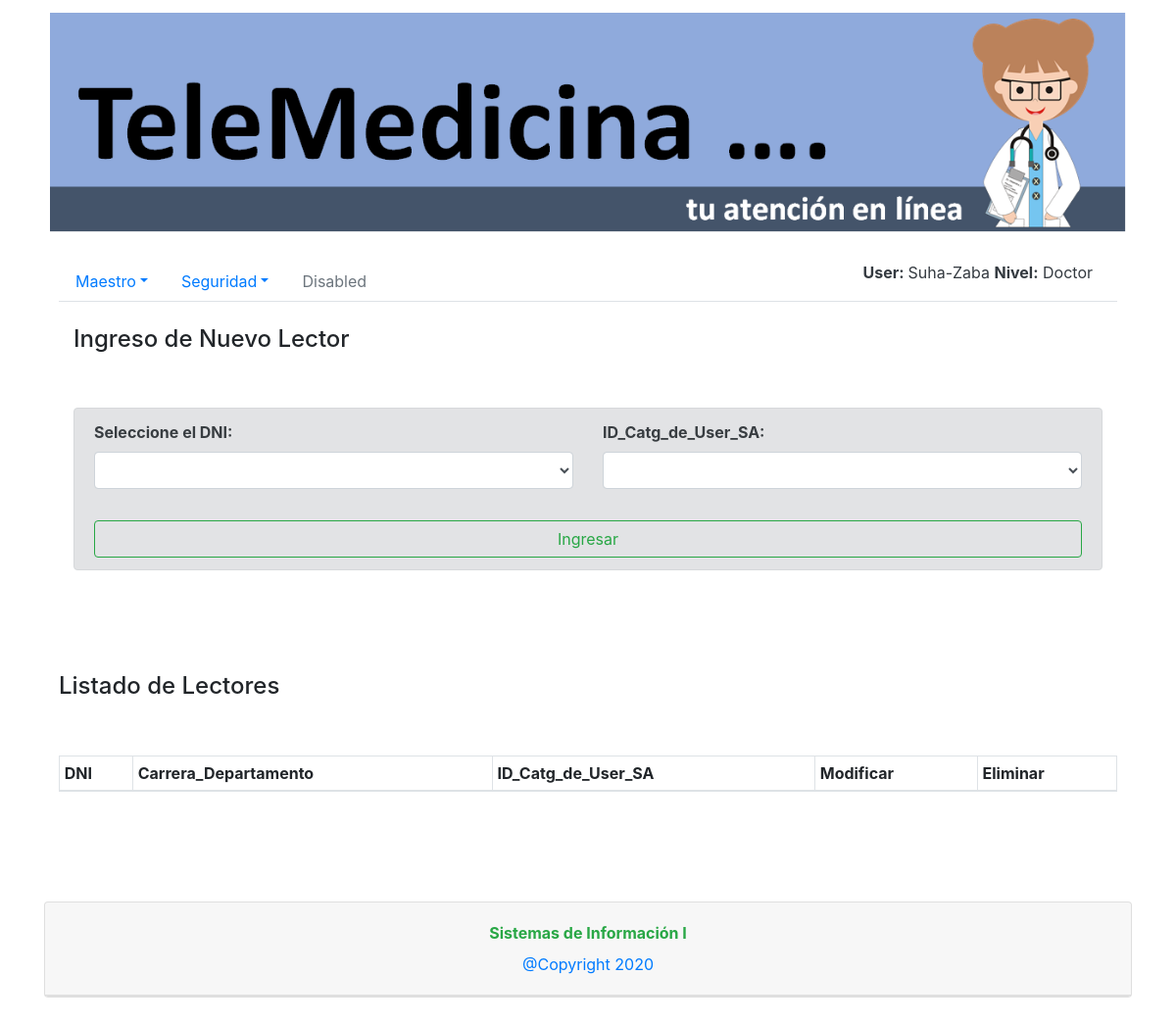
The page /?controller=Lector&action=IngresarLector on the database as committed earlier.
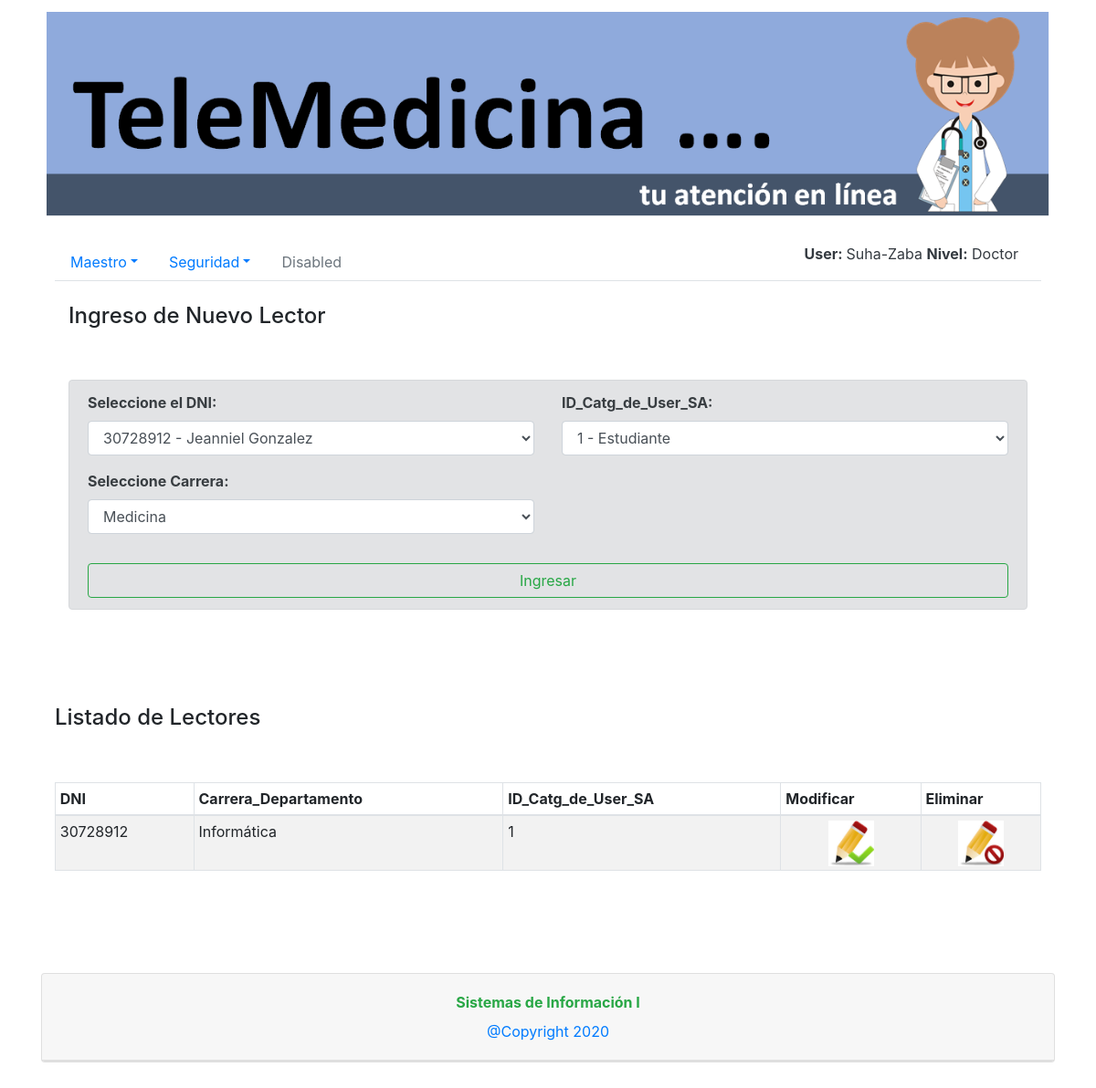
The same page on the database as committed later.
### tables this page shows
CREATE TABLE `Usuario_sin_acceso` (
  `DNI_Usuario` int(11) NOT NULL,
  `Carrera_Departamento` varchar(20) DEFAULT NULL,
  `ID_Catg_de_User_SA` int(11) DEFAULT NULL
);

### index.php (called while the page is built, shortened)
<?php
  if (isset($_GET['controller'])&&isset($_GET['action'])) {
    $controller=$_GET['controller'];
    $action=$_GET['action'];
  }else{
     $controller = 'Noticias';
     $action = 'ListarNoticias';
  }
  require_once('views/Layouts/layout.php');
 ?>

### controllers/LectorController.php (called while the page is built, shortened)
<?php
class LectorController
{
    private $lectorModel;
	function __construct()
	{
        require_once('../biblioteca-sistema/models/LectorModel.php');
		$this->lectorModel = new LectorModel();
	}
	function IngresarLector($alert = null){
		 $registros = $this->lectorModel->ListarLector();
         $config = require('../biblioteca-sistema/config/forms/lectorform.php');
         extract($config['global']);
         extract($config['insert']);
		 require_once('../biblioteca-sistema/views/generic/insert.php');
	}
}
?>

### models/LectorModel.php (called while the page is built, shortened)
<?php
class LectorModel
{
	public static function Get_Data($sql){
		$conexion=Conectar::conexion();
		if(!$result = mysqli_query($conexion, $sql)) die();
  		return $result;
	}
	public static function ListarLector(){
		$sql_noticia = "SELECT * FROM Usuario_sin_acceso ORDER BY DNI_Usuario asc";
		$result_noticia = LectorModel::Get_Data($sql_noticia);
  		return $result_noticia;
	}
}
?>

### views/generic/list.php (the view)
<?php
$numrows = mysqli_num_rows($registros);
?>
<div class="container">
    <br> <br>
    <h4> <?php echo $titulo; ?> </h4>
    <br> <br>
    <div class="table-responsive">
        <table id="dtBasicExample" data-order='[[ 0, "asc" ]]' data-page-length='10' class="table table-sm table-striped table-hover table-bordered" cellspacing="0" width="100%">
            <thead>
                <tr>
                    <?php foreach ($headers as $header): ?>
                        <th class="th-sm"><?php echo $header; ?></th>
                    <?php endforeach; ?>
                    <th class="th-sm">Modificar</th>
                    <th class="th-sm">Eliminar</th>
                </tr>
            </thead>
            <tbody>
                <?php
                if ($numrows != 0) {
                    while ($row = mysqli_fetch_array($registros)) {
                        $idValue = $row[$idField];
                        ?>
                        <tr>
                            <?php foreach ($keys as $key): ?>
                                <td>
                                    <?php
                                    if (strpos($key, 'url_imagen') !== false || strpos($key, 'img') !== false) {
                                        echo "<a href='" . $row[$key] . "' target='_blank'><img width='50px' height='50px' src='" . $row[$key] . "' alt=''></a>";
                                    } elseif (strpos($key, 'url') !== false) {
                                         echo "<a href='" . $row[$key] . "' target='_blank'>" . $row[$key] . "</a>";
                                    } else {
                                        echo $row[$key];
                                    }
                                    ?>
                                </td>
                            <?php endforeach; ?>
                            <td align="center">
                                <a href="?controller=<?php echo $controller; ?>&action=<?php echo $actionUpdate; ?>&id=<?php echo $idValue; ?>&i=<?php echo $idValue; ?>" title="Modificar">
                                    <img width="50px" height="50px" src="../biblioteca-sistema/imagenes/update_icon.jpg" alt="Modificar">
                                </a>
                            </td>
                            <td align="center">
                                <a href="?controller=<?php echo $controller; ?>&action=<?php echo $actionDelete; ?>&id=<?php echo $idValue; ?>&i=<?php echo $idValue; ?>" title="Eliminar">
                                    <img width="50px" height="50px" src="../biblioteca-sistema/imagenes/delete_icon.jpg" alt="Eliminar">
                                </a>
                            </td>
                        </tr>
                    <?php
                    }
                }
                ?>
            </tbody>
        </table>
    </div>
</div>

### views/Layouts/layout.php (shortened to what this page needs)
<!doctype html>
<html lang="en">
  <head>
  	<link rel="stylesheet" href="../biblioteca-sistema/css/bootstrap.min.css";>
	<link rel="stylesheet" href="../biblioteca-sistema/css/navbar.css";>
	<link rel="stylesheet" href="../biblioteca-sistema/css/menu_submenu.css";>
  	<link rel="stylesheet" type="text/css" href="../biblioteca-sistema/css/datatables.min.css" />
  </head>
<body>
<header>
	<?php
	   	require_once('../biblioteca-sistema/views/Layouts/banner.php');
    	require_once('../biblioteca-sistema/views/Layouts/header.php');
	?>
</header>
<section>
	<div class="container">
	<?php
		require_once('../biblioteca-sistema/views/admon/routing.php');
	?>
  	</div>
</section>
<footer>
	<?php
		require_once('../biblioteca-sistema/views/Layouts/footer.php');
	?>
</footer>
</body>
</html>

### views/Layouts/banner.php
<div class="container">
	<div class= "row" align="center">
		        <div class="alert col-12" align="center">
	   			     <img width="100%" src="../biblioteca-sistema/imagenes/BannerTeleMedicina.png" alt="Logo de TELEMEDICINA">
				</div>
	</div>
</div>

### views/Layouts/header.php
<div class="container">
 	  <?php
      	    require_once('../biblioteca-sistema/views/admon/submenu.php');
      ?>
</div>

### views/admon/submenu.php (shortened to what this page needs)
<head>
<head>
  <div class ="container">
  <div class = "row">
    <div class="col-12">
		<ul class="nav nav-tabs">
 				  <li class="nav-item dropdown">
    				  <a class="nav-link dropdown-toggle" data-toggle="dropdown" href="#" role="button" aria-haspopup="true" aria-expanded="false">Maestro</a>
            <li class="nav-item dropdown">
                <a class="nav-link dropdown-toggle" data-toggle="dropdown" href="#" role="button" aria-haspopup="true" aria-expanded="false">Seguridad</a>
            </li>
  				  <li class="nav-item">
    				<a class="nav-link disabled" href="#">Disabled</a>
  				  </li>
            <login>
            <a class="text-dark" text-align="right"> <b> User: </b> <?php echo $_SESSION['User']?> <b>  Nivel:</b> <?php echo $_SESSION['Nivel']?> </a>
            </login>
				</ul>
		</div>
  </div>
</div>

### views/admon/routing.php (shortened to what this page needs)
<?php
$controllers=array(
	'Noticia'=>['ListarNoticia', 'IngresarNoticia', 'IngresarNoticia1', 'UpdateNoticia', 'UpdateNoticia1', 'DeleteNoticia'],
	'User'   =>['ListarUser', 'IngresarUser', 'IngresarUser2', 'UpdateUser', 'UpdateUser2', 'DeleteUser', 'DeleteUser1'],
	'Admin'  =>['ListarAdmin', 'IngresarAdmin', 'IngresarAdmin2', 'UpdateAdmin', 'UpdateAdmin2', 'DeleteAdmin', 'DeleteAdmin1'],
	'Lector' =>['ListarLector', 'IngresarLector', 'IngresarLector2', 'UpdateLector', 'UpdateLector2', 'DeleteLector', 'DeleteLector1'],
	'CatgDeUser' =>['ListarCatgDeUser', 'UpdateCatgDeUser', 'UpdateCatgDeUser2']
);
if (@array_key_exists($controller, $controllers)) {
	if (in_array($action, $controllers[$controller])) {
		call($controller, $action);
	}
	else{
		call('Noticia','ListarNoticia');
	}
}else{
		call('Noticia','ListarNoticia');
}
function call($controller, $action){
	switch ($controller) {
		case 'Lector':
			  $controller= new LectorController();
			  break;
	}
	$controller->{$action}();
}
?>

### views/generic/insert.php (shortened to what this page needs)
<div class="container">
    <div class="page-content">
        <form action="?controller=<?php echo $controller; ?>&action=<?php echo $actionInsert; ?>" method="POST">
            <div class="col-12">
                <br>
                <h4> <?php echo $tituloInsert; ?> </h4>
                <br>
                <br>
                <div class="alert alert-secondary">
                    <div class="row">
                        <?php foreach ($formFields as $field):
                            $type = $field['type'] ?? 'text';
                            $required = isset($field['required']) && $field['required'] ? 'required' : '';
                            $readonly = isset($field['readonly']) && $field['readonly'] ? 'readonly' : '';
                            $value = $field['value'] ?? '';
                            $options = $field['options'] ?? [];
                        ?>
                        <div class="col-md-6 mb-3" id="div_<?php echo $field['name']; ?>">
                            <label for="<?php echo $field['name']; ?>" class="font-weight-bold">
                                <?php echo $field['label']; ?>:
                            </label>
                            <?php if ($type === 'textarea'): ?>
                                <textarea class="form-control"
                                          name="<?php echo $field['name']; ?>"
                                          rows="4"
                                          <?php echo $required; ?>
                                          <?php echo $readonly; ?>
                                          placeholder="Ingrese <?php echo strtolower($field['label']); ?>"><?php echo $value; ?></textarea>
                            <?php elseif ($type === 'select'): ?>
                                <select class="form-control" name="<?php echo $field['name']; ?>" <?php echo $required; ?>>
                                    <?php foreach ($options as $val => $text):
                                        $optionValue = is_string($val) || $val !== $text ? $val : $text;
                                        if(is_int($val) && $val === array_search($text, $options)) {
                                            $optionValue = $text;
                                        } else {
                                            $optionValue = $val;
                                        }
                                        $selected = ($value == $optionValue) ? 'selected' : '';
                                    ?>
                                        <option value="<?php echo $optionValue; ?>" <?php echo $selected; ?>>
                                            <?php echo $text; ?>
                                        </option>
                                    <?php endforeach; ?>
                                </select>
                            <?php endif; ?>
                        </div>
                        <?php endforeach; ?>
                    </div>
                    <div class="mt-3">
                        <button class="btn btn-outline-success my-2 my-sm-0 btn-block" type="submit">Ingresar</button>
                    </div>
                </div>
            </div>
        </form>
    </div>
</div>
<p> <br> </p>
<?php
if (isset($registros) && isset($headers) && isset($keys)) {
    require_once('views/generic/list.php');
}
?>

### views/Layouts/footer.php (shortened to what this page needs)
<div id="footer" align="center">
    <br> <br> <br>
    <div class = "container">
    <br>
        <div class="accordion" id="accordionFoot">
          <div class="card">
              <div class="card-header" id="headingFoot">
                  <h6 class="mb-0">
                      <button class="btn btn-link" type="button" data-toggle="collapse" data-target="#collapseFoot" aria-expanded="false" aria-controls="collapseFoot">
                      <label class="text-success"> <strong> Sistemas de Información I </strong></label>
                       <br> @Copyright 2020
                      </button>
                  </h6>
              </div>
          <div class="card"> </div>
        </div>
        <br><br><br>
     </div>
</div>

### css/navbar.css (style rules this page uses)
body { padding-bottom: 20px; }

### views/admon/submenu.php (style rules this page uses)
login { position: absolute; right: 40px; }

Rows that differ between the two databases and show on the page:
added usuario_sin_acceso: DNI_Usuario "30728912", Carrera_Departamento "Informática", ID_Catg_de_User_SA "1"
Other text that changed with them:
form field DNI: (not shown) → "30728912 - Jeanniel Gonzalez"
form field ID_Catg_de_User_SA: (not shown) → "1 - Estudiante"
new list line: "Seleccione Carrera : Medicina"
